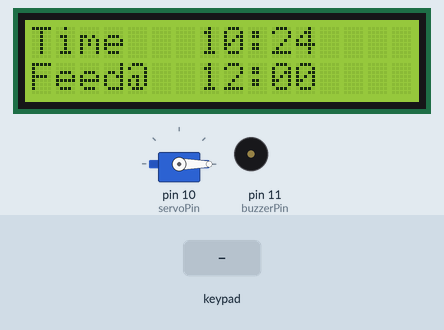
Bench run of a sketch on a simulated Arduino Uno, built with avr-gcc and run on an emulated ATmega328P. On the bench: 16×2 character LCD, servo, buzzer (waves = sounding, pin HIGH). The test bench sets the inputs (shaded band). The local clock reads 2024-03-15 10:24:30 at power-on unless the sketch sets it.

Above: at 3.2 s.
3.3 s: key 'A' pressed
At 4.7 s:
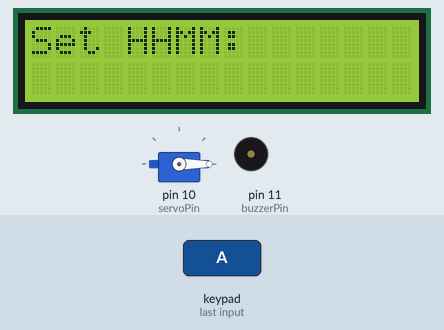
5.1 s: keypad keys 2 3 4 5 pressed 0.749 s apart
At 7.7 s:
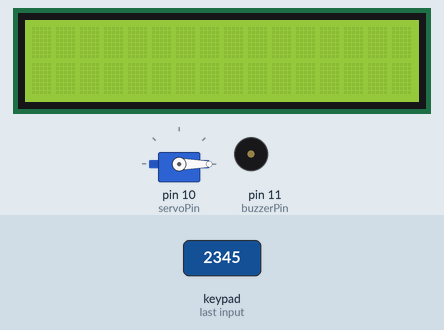
Timing chart, 0 to 9.2 s (numbered marks = the images above; inputs shaded):
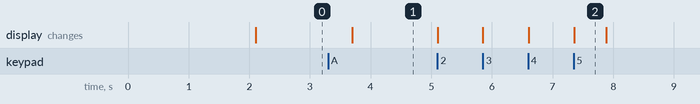

The sketch:

iot_based_pet_feeder.ino
```cpp
#include <Wire.h>
#include <RTClib.h>
#include <LiquidCrystal_I2C.h>
#include <Keypad.h>
#include <Servo.h>

// LCD setup
LiquidCrystal_I2C lcd(0x27, 16, 2);
RTC_DS3231 rtc;
Servo servo;

const int servoPin = 10;     // Servo signal pin
const int buzzerPin = 11;    // Buzzer signal pin

// Keypad setup
const byte ROWS = 4;
const byte COLS = 4;
char keys[ROWS][COLS] = {
  {'1','2','3','A'},
  {'4','5','6','B'},
  {'7','8','9','C'},
  {'*','0','#','D'}
};
byte rowPins[ROWS] = {2, 3, 4, 5};
byte colPins[COLS] = {6, 7, 8, 9};
Keypad keypad = Keypad(makeKeymap(keys), rowPins, colPins, ROWS, COLS);

// Feeding time variables
int feedHour = 12;
int feedMinute = 0;
bool hasFed = false;

void setup() {
  Wire.begin();
  rtc.begin();
  lcd.begin(16, 2);
  lcd.backlight();

  servo.attach(servoPin);
  servo.write(0);  // Closed position

  pinMode(buzzerPin, OUTPUT);
  digitalWrite(buzzerPin, LOW);  // Buzzer OFF

  lcd.setCursor(0, 0);
  lcd.print("Auto Pet Feeder");
  delay(2000);
  lcd.clear();
}

void loop() {
  DateTime now = rtc.now();

  // Display current time
  lcd.setCursor(0, 0);
  lcd.print("Time   ");
  printTwoDigits(now.hour());
  lcd.print(":");
  printTwoDigits(now.minute());

  // Display feed time
  lcd.setCursor(0, 1);
  lcd.print("Feed@  ");
  printTwoDigits(feedHour);
  lcd.print(":");
  printTwoDigits(feedMinute);

  // Trigger feeding
  if (now.hour() == feedHour && now.minute() == feedMinute && !hasFed) {
    feedPet();
    hasFed = true;
  }

  // Reset flag after minute changes
  if (now.minute() != feedMinute) {
    hasFed = false;
  }

  // Set feed time
  char key = keypad.getKey();
  if (key == 'A') {
    lcd.clear();
    lcd.print("Set HHMM:");
    String timeStr = "";
    while (timeStr.length() < 4) {
      char k = keypad.getKey();
      if (k >= '0' && k <= '9') {
        timeStr += k;
        lcd.setCursor(timeStr.length() - 1, 1);
        lcd.print(k);
      }
    }
    feedHour = timeStr.substring(0, 2).toInt();
    feedMinute = timeStr.substring(2, 4).toInt();
    lcd.clear();
  }

  delay(500);
}

void printTwoDigits(int number) {
  if (number < 10) lcd.print("0");
  lcd.print(number);
}

void feedPet() {
  lcd.clear();
  lcd.print("Feeding...");

  // Start buzzer
  tone(buzzerPin, 1000);  // 1kHz tone

  // Open servo to 90°
  servo.write(90);
  delay(5000);  // Keep open for 5 seconds

  // Stop buzzer and close servo
  noTone(buzzerPin);
  servo.write(0);

  lcd.setCursor(0, 1);
  lcd.print("Done!");
  delay(1000);
  lcd.clear();
}
```

Measured:
- after the input at 3.3 s, the display: changes after 0.40 s (image 1)
- after the input at 5.1 s, the display: first changes at once (image 2 shows a later state)
- what the display in image 2 shows lasts 0.5 s, from 7.4 s to 7.9 s
